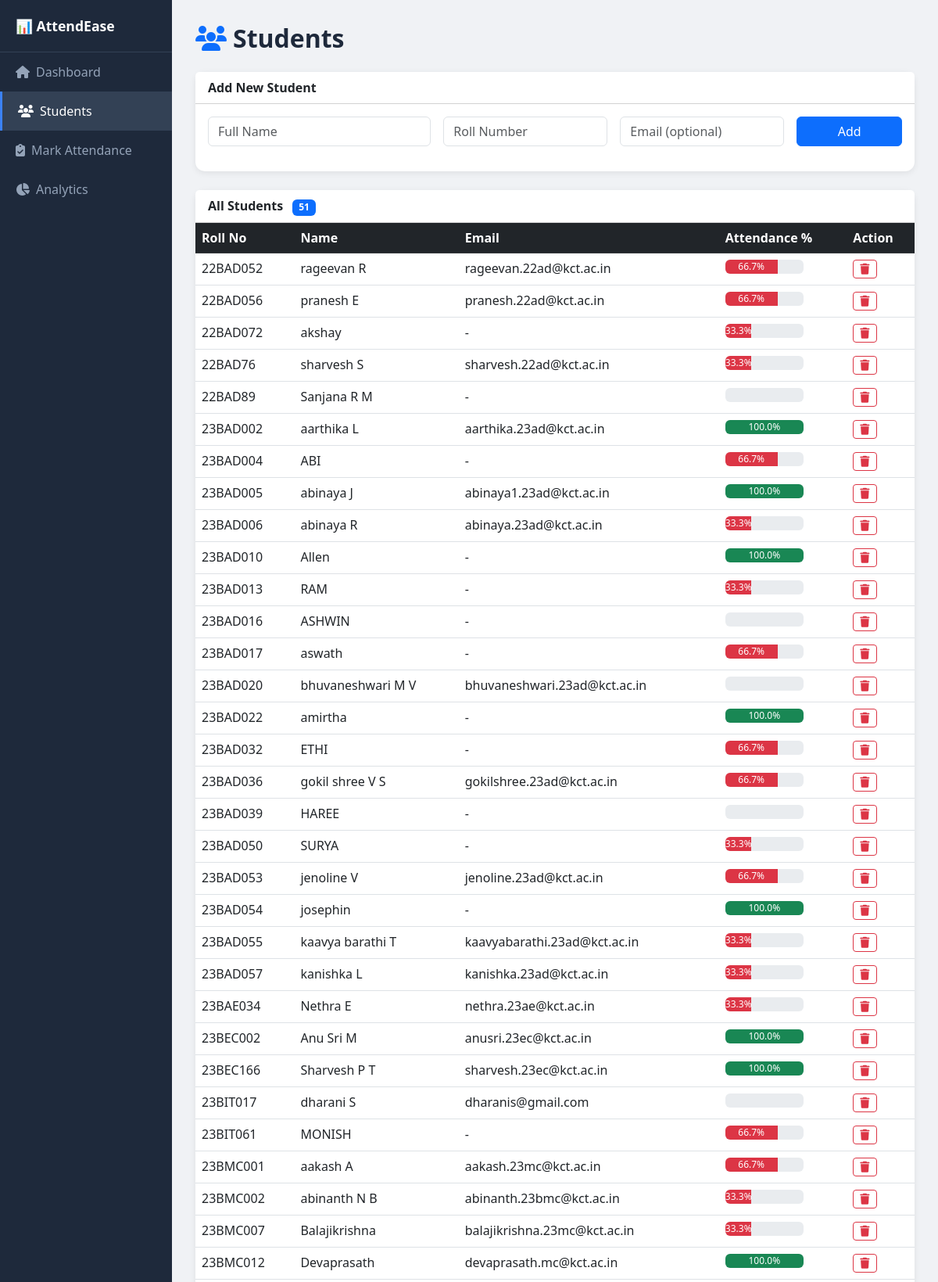
The page /students/ (upper part) on the database its author committed.
### attendance/models.py (models this page shows, shortened)
class Student(models.Model):
    name = models.CharField(max_length=100)
    roll_number = models.CharField(max_length=20, unique=True)
    email = models.EmailField(blank=True)
    created_at = models.DateTimeField(auto_now_add=True)
    def attendance_percentage(self):
        total = Attendance.objects.filter(student=self).count()
        if total == 0:
            return 0
        present = Attendance.objects.filter(student=self, status='Present').count()
        return round((present / total) * 100, 1)

### attendance/views.py (the view, shortened to what this page needs)
# urls.py: path('students/', views.students, name='students'),
def students(request):
    all_students = Student.objects.all().order_by('roll_number')
    return render(request, 'students.html', {'students': all_students})

### templates/students.html (shortened to what this page needs)
﻿{% extends 'base.html' %}
{% block content %}
<h2 style="font-weight:700;color:#1e293b;margin-bottom:24px;"><i class="fas fa-users me-2 text-primary"></i>Students</h2>
<div class="card mb-4">
  <div class="card-header bg-white fw-bold">Add New Student</div>
  <div class="card-body">
    <form method="POST" class="row g-3">
      <div class="col-md-4"><input type="text" name="name" class="form-control" placeholder="Full Name" required></div>
      <div class="col-md-3"><input type="text" name="roll_number" class="form-control" placeholder="Roll Number" required></div>
      <div class="col-md-3"><input type="email" name="email" class="form-control" placeholder="Email (optional)"></div>
      <div class="col-md-2"><button type="submit" class="btn btn-primary w-100">Add</button></div>
    </form>
  </div>
</div>
<div class="card">
  <div class="card-header bg-white fw-bold">All Students <span class="badge bg-primary ms-2">{{ students|length }}</span></div>
  <div class="card-body p-0">
    <table class="table table-hover mb-0">
      <thead class="table-dark"><tr><th>Roll No</th><th>Name</th><th>Email</th><th>Attendance %</th><th>Action</th></tr></thead>
      <tbody>
        {% for s in students %}
        <tr>
          <td>{{ s.roll_number }}</td>
          <td>{{ s.name }}</td>
          <td>{{ s.email|default:"-" }}</td>
          <td>
            {% with pct=s.attendance_percentage %}
            <div class="progress" style="height:18px;width:100px;">
              <div class="progress-bar {% if pct < 75 %}bg-danger{% elif pct < 90 %}bg-warning{% else %}bg-success{% endif %}" style="width:{{ pct }}%">{{ pct }}%</div>
            </div>
            {% endwith %}
          </td>
          <td><a href="{% url 'delete_student' s.pk %}" class="btn btn-sm btn-outline-danger" onclick="return confirm('Delete?')"><i class="fas fa-trash"></i></a></td>
        </tr>
        {% empty %}
        <tr><td colspan="5" class="text-center p-4 text-muted">No students yet.</td></tr>
        {% endfor %}
      </tbody>
    </table>
  </div>
</div>
{% endblock %}

### templates/base.html (style rules this page uses)
body { margin:0;padding:0;font-family:Segoe UI,sans-serif;background:#f0f2f5;display:flex; }
.card { border-radius:12px;border:none;box-shadow:0 2px 8px rgba(0,0,0,0.08); }

### rows shown on the page
Student: roll_number "22BAD052", name "rageevan R", email "rageevan.22ad@kct.ac.in", attendance_percentage "66.7"
Student: roll_number "22BAD056", name "pranesh E", email "pranesh.22ad@kct.ac.in", attendance_percentage "66.7"
Student: roll_number "22BAD072", name "akshay", email "-", attendance_percentage "33.3"
Student: roll_number "22BAD76", name "sharvesh S", email "sharvesh.22ad@kct.ac.in", attendance_percentage "33.3"
Student: roll_number "22BAD89", name "Sanjana R M", email "-"
Student: roll_number "23BAD002", name "aarthika L", email "aarthika.23ad@kct.ac.in", attendance_percentage "100.0"
Student: roll_number "23BAD004", name "ABI", email "-", attendance_percentage "66.7"
Student: roll_number "23BAD005", name "abinaya J", email "abinaya1.23ad@kct.ac.in", attendance_percentage "100.0"
Student: roll_number "23BAD006", name "abinaya R", email "abinaya.23ad@kct.ac.in", attendance_percentage "33.3"
Student: roll_number "23BAD010", name "Allen", email "-", attendance_percentage "100.0"
Student: roll_number "23BAD013", name "RAM", email "-", attendance_percentage "33.3"
Student: roll_number "23BAD016", name "ASHWIN", email "-"
Student: roll_number "23BAD017", name "aswath", email "-", attendance_percentage "66.7"
Student: roll_number "23BAD020", name "bhuvaneshwari M V", email "bhuvaneshwari.23ad@kct.ac.in"
Student: roll_number "23BAD022", name "amirtha", email "-", attendance_percentage "100.0"
Student: roll_number "23BAD032", name "ETHI", email "-", attendance_percentage "66.7"
Student: roll_number "23BAD036", name "gokil shree V S", email "gokilshree.23ad@kct.ac.in", attendance_percentage "66.7"
Student: roll_number "23BAD039", name "HAREE", email "-"
Student: roll_number "23BAD050", name "SURYA", email "-", attendance_percentage "33.3"
Student: roll_number "23BAD053", name "jenoline V", email "jenoline.23ad@kct.ac.in", attendance_percentage "66.7"
Student: roll_number "23BAD054", name "josephin", email "-", attendance_percentage "100.0"
Student: roll_number "23BAD055", name "kaavya barathi T", email "kaavyabarathi.23ad@kct.ac.in", attendance_percentage "33.3"
Student: roll_number "23BAD057", name "kanishka L", email "kanishka.23ad@kct.ac.in", attendance_percentage "33.3"
Student: roll_number "23BAE034", name "Nethra E", email "nethra.23ae@kct.ac.in", attendance_percentage "33.3"
Student: roll_number "23BEC002", name "Anu Sri M", email "anusri.23ec@kct.ac.in", attendance_percentage "100.0"
Student: roll_number "23BEC166", name "Sharvesh P T", email "sharvesh.23ec@kct.ac.in", attendance_percentage "100.0"
Student: roll_number "23BIT017", name "dharani S", email "dharanis@gmail.com"
Student: roll_number "23BIT061", name "MONISH", email "-", attendance_percentage "66.7"
Student: roll_number "23BMC001", name "aakash A", email "aakash.23mc@kct.ac.in", attendance_percentage "66.7"
Student: roll_number "23BMC002", name "abinanth N B", email "abinanth.23bmc@kct.ac.in", attendance_percentage "33.3"
Student: roll_number "23BMC007", name "Balajikrishna", email "balajikrishna.23mc@kct.ac.in", attendance_percentage "33.3"
Student: roll_number "23BMC012", name "Devaprasath", email "devaprasath.mc@kct.ac.in", attendance_percentage "100.0"

### other values the page prints
{{ students|length }} "51"
